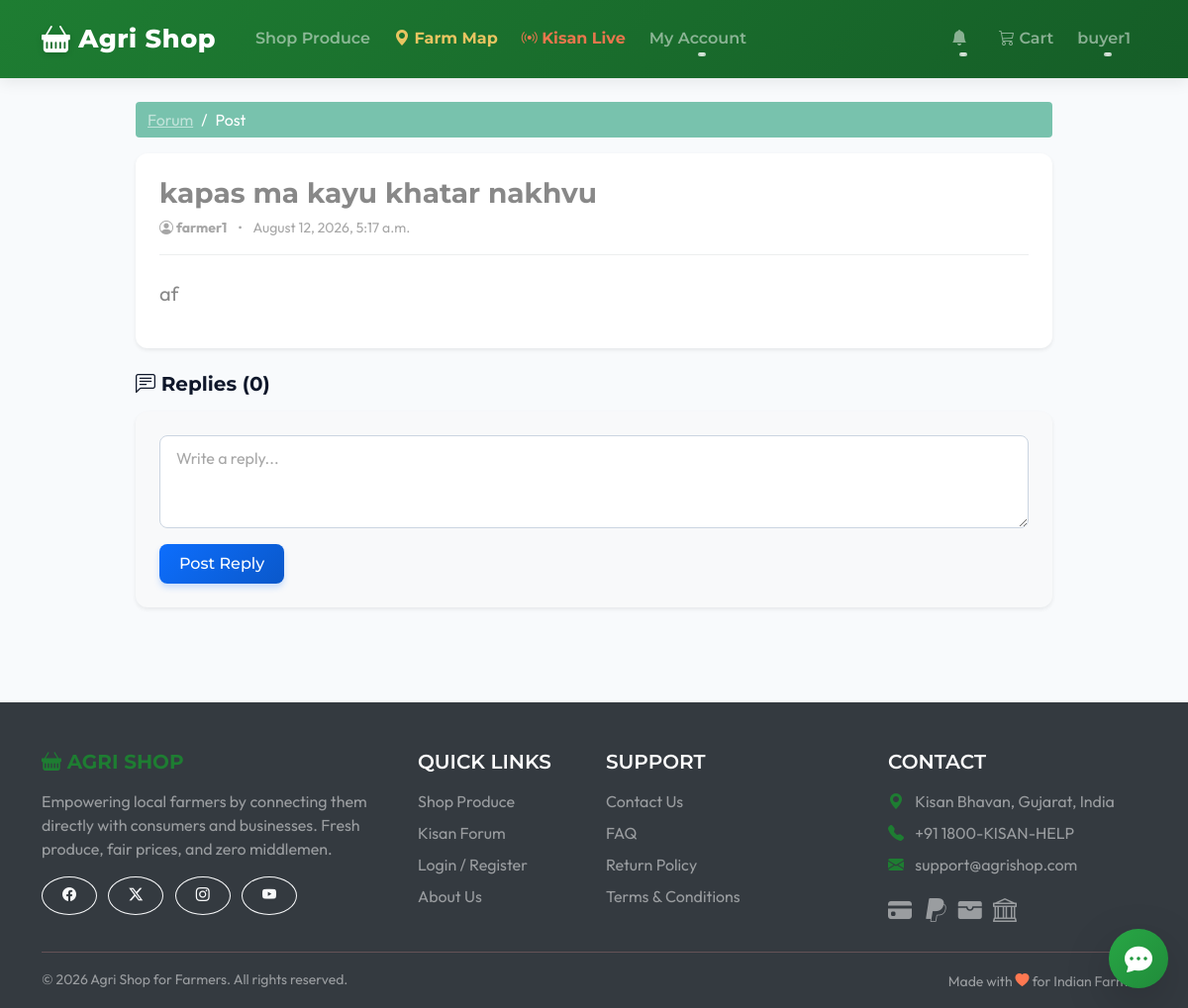
The app's page /forum/1/ (signed in) with its own data.
### accounts/models.py (models this page shows, shortened)
class User(AbstractUser):
    class Role(models.TextChoices):
        FARMER = 'FARMER', 'Farmer'
        BUYER = 'BUYER', 'Buyer'
        BUSINESS_BUYER = 'BUSINESS_BUYER', 'Business Buyer'
        AGRO_DEALER = 'AGRO_DEALER', 'Agro Dealer'
    role = models.CharField(max_length=20, choices=Role.choices, default=Role.BUYER)
    phone = models.CharField(max_length=15, blank=True)
    address = models.TextField(blank=True)
    village_or_city = models.CharField(max_length=100, blank=True)
    state = models.CharField(max_length=50, blank=True)
    is_verified_farmer = models.BooleanField(default=False)

### products/models.py (models this page shows, shortened)
class ForumPost(models.Model):
    author = models.ForeignKey(settings.AUTH_USER_MODEL, on_delete=models.CASCADE, related_name='forum_posts')
    title = models.CharField(max_length=255)
    content = models.TextField()
    created_at = models.DateTimeField(auto_now_add=True)
    updated_at = models.DateTimeField(auto_now=True)

### products/views.py (the view)
# urls.py: path('forum/<int:pk>/', views.forum_detail, name='forum_detail'),
@login_required
def forum_detail(request, pk):
    from .models import ForumPost, ForumComment
    post = get_object_or_404(ForumPost, pk=pk)
    if request.method == 'POST':
        content = request.POST.get('content')
        if content:
            ForumComment.objects.create(post=post, author=request.user, content=content)
            messages.success(request, 'Your comment was added.')
            return redirect('forum_detail', pk=pk)
    return render(request, 'products/forum_detail.html', {'post': post})

### templates/products/forum_detail.html (shortened to what this page needs)
{% extends 'base.html' %}
{% block content %}
<div class="row mt-4 justify-content-center">
    <div class="col-md-10">
        <nav aria-label="breadcrumb">
            <ol class="breadcrumb">
                <li class="breadcrumb-item"><a href="{% url 'forum_list' %}">Forum</a></li>
                <li class="breadcrumb-item active" aria-current="page">Post</li>
            </ol>
        </nav>
        <div class="card shadow-sm border-0 mb-4">
            <div class="card-body p-4">
                <h3 class="fw-bold">{{ post.title }}</h3>
                <div class="text-muted small mb-4 pb-3 border-bottom">
                    <i class="bi bi-person-circle"></i> <strong>{{ post.author.get_full_name|default:post.author.username }}</strong>
                    <span class="mx-2">•</span>
                    {{ post.created_at|date:"F j, Y, g:i a" }}
                </div>
                <p class="fs-5" style="white-space: pre-line;">{{ post.content }}</p>
            </div>
        </div>
        <h5 class="fw-bold mb-3"><i class="bi bi-chat-left-text"></i> Replies ({{ post.comments.count }})</h5>
        <div class="card shadow-sm border-0 mb-5 bg-light">
            <div class="card-body p-4">
                <form method="post">
                    <div class="mb-3">
                        <textarea class="form-control" name="content" rows="3" placeholder="Write a reply..." required></textarea>
                    </div>
                    <button type="submit" class="btn btn-primary">Post Reply</button>
                </form>
            </div>
        </div>
    </div>
</div>
{% endblock %}

### templates/base.html (shortened to what this page needs)
<!DOCTYPE html>
<html lang="en">
<head>
    <link href="https://cdn.jsdelivr.net/npm/bootswatch@5.3.3/dist/minty/bootstrap.min.css" rel="stylesheet">
    <link rel="stylesheet" href="https://cdn.jsdelivr.net/npm/bootstrap-icons@1.11.3/font/bootstrap-icons.min.css">
    {% load static %}
    <link rel="stylesheet" href="{% static 'css/style.css' %}">
</head>
<body>
    <nav class="navbar navbar-expand-lg navbar-dark bg-primary mb-4">
        <div class="container">
            <a class="navbar-brand" href="/">
                <i class="bi bi-basket-fill"></i> Agri Shop
            </a>
            <div class="collapse navbar-collapse" id="navbarNav">
                <ul class="navbar-nav me-auto">
                    {% if not user.is_authenticated or user.role == 'BUYER' or user.role == 'BUSINESS_BUYER' %}
                    <li class="nav-item">
                        <a class="nav-link" href="/">Shop Produce</a>
                    </li>
                    <li class="nav-item">
                        <a class="nav-link text-warning fw-bold" href="{% url 'farm_map' %}"><i class="bi bi-geo-alt-fill"></i> Farm Map</a>
                    </li>
                    <li class="nav-item">
                        <a class="nav-link text-danger fw-bold" href="{% url 'live_streams' %}"><i class="bi bi-broadcast"></i> Kisan Live</a>
                    </li>
                    {% endif %}
                    {% if user.is_authenticated and user.role != 'FARMER' and user.role != 'AGRO_DEALER' %}
                    <li class="nav-item dropdown">
                        <a class="nav-link dropdown-toggle" href="#" role="button" data-bs-toggle="dropdown">
                            My Account
                        </a>
                    </li>
                    {% endif %}
                </ul>
                <ul class="navbar-nav ms-auto mb-2 mb-lg-0 align-items-center">
                    {% if user.is_authenticated %}
                    <li class="nav-item dropdown me-2">
                        <a class="nav-link dropdown-toggle position-relative" href="#" id="notifDropdown" role="button" data-bs-toggle="dropdown">
                            <i class="bi bi-bell-fill"></i>
                        </a>
                    </li>
                    {% if user.role == 'FARMER' %}
                    <li class="nav-item">
                        <a class="nav-link" href="{% url 'agro_cart_view' %}">
                            <i class="bi bi-cart3"></i> Agro Cart
                        </a>
                    </li>
                    {% elif user.role != 'AGRO_DEALER' %}
                    <li class="nav-item">
                        <a class="nav-link" href="{% url 'cart_view' %}">
                            <i class="bi bi-cart3"></i> Cart
                        </a>
                    </li>
                    {% endif %}
                    <li class="nav-item dropdown">
                        <a class="nav-link dropdown-toggle" href="#" id="navbarDropdown" role="button" data-bs-toggle="dropdown">
                            {{ user.username }}
                        </a>
                    </li>
                    {% endif %}
                </ul>
            </div>
        </div>
    </nav>
    <div class="container">
        {% block content %}
        {% endblock content %}
    </div>
    <footer class="bg-dark text-white pt-5 pb-3 mt-5">
        <div class="container">
            <div class="row">
                <div class="col-lg-4 col-md-6 mb-4 mb-md-0">
                    <h5 class="text-uppercase text-success fw-bold mb-3">
                        <i class="bi bi-basket-fill"></i> Agri Shop
                    </h5>
                    <p class="text-white-50">
                        Empowering local farmers by connecting them directly with consumers and businesses. Fresh produce, fair prices, and zero middlemen.
                    </p>
                    <div class="mt-3">
                        <a href="#" class="btn btn-outline-light btn-sm rounded-circle me-2"><i class="bi bi-facebook"></i></a>
                        <a href="#" class="btn btn-outline-light btn-sm rounded-circle me-2"><i class="bi bi-twitter-x"></i></a>
                        <a href="#" class="btn btn-outline-light btn-sm rounded-circle me-2"><i class="bi bi-instagram"></i></a>
                        <a href="#" class="btn btn-outline-light btn-sm rounded-circle"><i class="bi bi-youtube"></i></a>
                    </div>
                </div>
                <div class="col-lg-2 col-md-6 mb-4 mb-md-0">
                    <h5 class="text-uppercase mb-3 text-white">Quick Links</h5>
                    <ul class="list-unstyled mb-0">
                        <li class="mb-2"><a href="/" class="text-white-50 text-decoration-none hover-white">Shop Produce</a></li>
                        <li class="mb-2"><a href="{% url 'forum_list' %}" class="text-white-50 text-decoration-none hover-white">Kisan Forum</a></li>
                        <li class="mb-2"><a href="{% url 'login' %}" class="text-white-50 text-decoration-none hover-white">Login / Register</a></li>
                        <li class="mb-2"><a href="{% url 'about_us' %}" class="text-white-50 text-decoration-none hover-white">About Us</a></li>
                    </ul>
                </div>
                <div class="col-lg-3 col-md-6 mb-4 mb-md-0">
                    <h5 class="text-uppercase mb-3 text-white">Support</h5>
                    <ul class="list-unstyled mb-0">
                        <li class="mb-2"><a href="{% url 'contact_us' %}" class="text-white-50 text-decoration-none hover-white">Contact Us</a></li>
                        <li class="mb-2"><a href="{% url 'faq' %}" class="text-white-50 text-decoration-none hover-white">FAQ</a></li>
                        <li class="mb-2"><a href="{% url 'return_policy' %}" class="text-white-50 text-decoration-none hover-white">Return Policy</a></li>
                        <li class="mb-2"><a href="{% url 'terms' %}" class="text-white-50 text-decoration-none hover-white">Terms & Conditions</a></li>
                    </ul>
                </div>
                <div class="col-lg-3 col-md-6 mb-4 mb-md-0">
                    <h5 class="text-uppercase mb-3 text-white">Contact</h5>
                    <ul class="list-unstyled mb-3 text-white-50">
                        <li class="mb-2"><i class="bi bi-geo-alt-fill me-2 text-success"></i> Kisan Bhavan, Gujarat, India</li>
                        <li class="mb-2"><i class="bi bi-telephone-fill me-2 text-success"></i> +91 1800-KISAN-HELP</li>
                        <li class="mb-2"><i class="bi bi-envelope-fill me-2 text-success"></i> support@agrishop.com</li>
                    </ul>
                    <div class="mt-2 text-white-50">
                        <i class="bi bi-credit-card-fill fs-4 me-2"></i>
                        <i class="bi bi-paypal fs-4 me-2"></i>
                        <i class="bi bi-wallet-fill fs-4 me-2"></i>
                        <i class="bi bi-bank fs-4"></i>
                    </div>
                </div>
            </div>
            <hr class="mt-4 mb-3 border-secondary">
            <div class="row align-items-center">
                <div class="col-md-6 text-center text-md-start">
                    <p class="text-white-50 small mb-0">&copy; 2026 Agri Shop for Farmers. All rights reserved.</p>
                </div>
                <div class="col-md-6 text-center text-md-end mt-2 mt-md-0">
                    <span class="text-white-50 small">Made with <i class="bi bi-heart-fill text-danger"></i> for Indian Farmers</span>
                </div>
            </div>
        </div>
    </footer>
    <div class="toast-container position-fixed bottom-0 end-0 p-3">
    </div>
    <div id="aiChatbotWidget" style="position: fixed; bottom: 20px; right: 20px; z-index: 9999;" class="notranslate" translate="no">
        <button id="toggleChatBtn" class="btn btn-success rounded-circle shadow-lg d-flex align-items-center justify-content-center" style="width: 60px; height: 60px; float: right;">
            <i class="bi bi-chat-dots-fill fs-3"></i>
        </button>
    </div>
</body>
</html>

### static/css/style.css (style rules this page uses)
body { font-family: 'Outfit', sans-serif; background-color: #f8fafc; color: #1e293b; }
.navbar { background: linear-gradient(135deg, #1e7d32 0%, #155d27 100%) !important; box-shadow: 0 4px 12px rgba(30, 125, 50, 0.15); padding: 1rem 0; }
.navbar-brand { font-weight: 700; letter-spacing: 0.5px; font-size: 1.5rem; }
.card { border: none; border-radius: 12px; box-shadow: 0 4px 6px -1px rgba(0, 0, 0, 0.05), 0 2px 4px -1px rgba(0, 0, 0, 0.03); transition: transform 0.2s ease, box-shadow 0.2s ease; overflow: hidden; background: #ffffff; }
.btn { border-radius: 8px; font-weight: 500; padding: 0.5rem 1.25rem; transition: all 0.2s; }
.btn-success { background: linear-gradient(135deg, #28a745 0%, #208b3a 100%); border: none; box-shadow: 0 4px 6px rgba(40, 167, 69, 0.2); }
.btn-primary { background: linear-gradient(135deg, #0d6efd 0%, #0a58ca 100%); border: none; box-shadow: 0 4px 6px rgba(13, 110, 253, 0.2); }
h1, h2, h3, h4, h5, h6 { font-weight: 600; color: #0f172a; }
.text-success { color: #1e7d32 !important; }
.form-control, .form-select { border-radius: 8px; border: 1px solid #cbd5e1; padding: 0.6rem 1rem; }

### templates/base.html (style rules this page uses)
.navbar { box-shadow: 0 4px 15px rgba(0,0,0,0.08); padding-top: 0.8rem; padding-bottom: 0.8rem; }
.navbar-brand { font-weight: 800; font-size: 1.6rem; letter-spacing: 0.5px; display: flex; align-items: center; gap: 8px; }
.navbar-brand i { font-size: 1.8rem; text-shadow: 0 2px 6px rgba(0,0,0,0.15); }
.nav-link { font-weight: 600; position: relative; margin-right: 8px; padding: 8px 4px; transition: all 0.3s ease; opacity: 0.9; white-space: nowrap; }
.nav-link::after { content: ''; position: absolute; width: 0; height: 3px; bottom: 2px; left: 50%; background-color: rgba(255, 255, 255, 0.8); transition: all 0.3s ease; transform: translateX(-50%); border-radius: 4px; }
body { top: 0 !important; }

### records on screen
User: username "buyer1"
ForumPost: title "kapas ma kayu khatar nakhvu", author.get_full_name "farmer1", created_at "August 12, 2026, 5:17 a.m.", content "af", comments.count "0"
